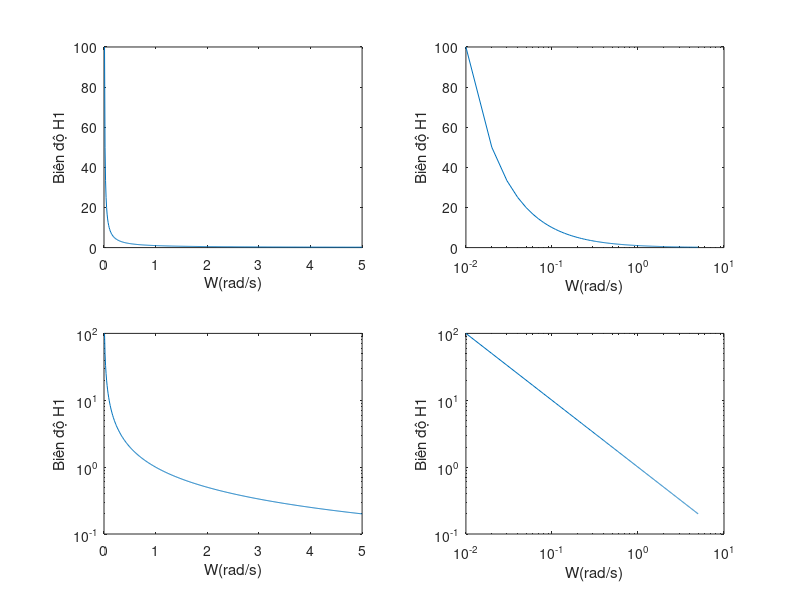
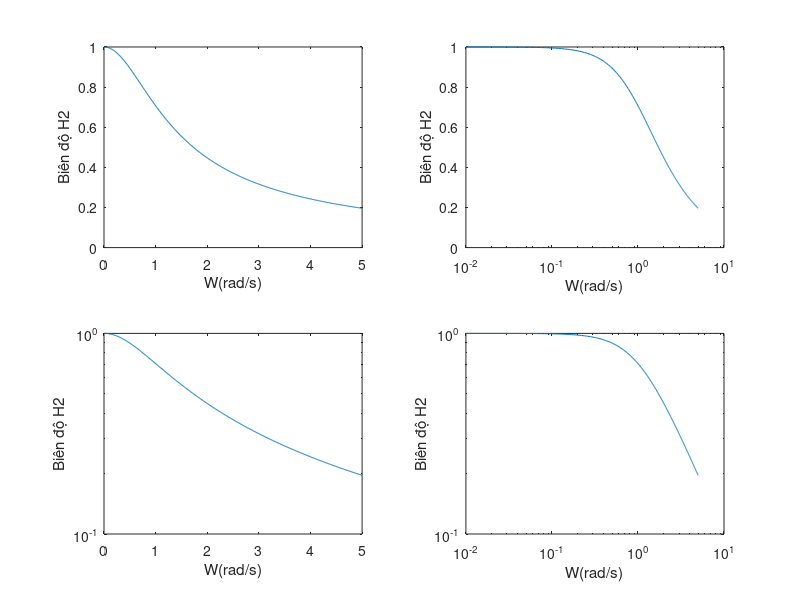

The MATLAB script that drew these images, in order:
%bai13
% NGUYỄN VĂN DŨNG- B21DCVT146
w = 0.01:0.01:5;
H1 = 1./(1j*w);
H2 = 1./(1+1j*w);

% Vẽ đồ thị của H1 trên cửa sổ 1
figure('Name', 'Biên độ H1');

subplot(2,2,1);
plot(w, abs(H1));
xlabel('W(rad/s)');
ylabel('Biên độ H1');

subplot(2,2,2);
semilogx(w, abs(H1));
xlabel('W(rad/s)');
ylabel('Biên độ H1');

subplot(2,2,3);
semilogy(w, abs(H1));
xlabel('W(rad/s)');
ylabel('Biên độ H1');

subplot(2,2,4);
loglog(w, abs(H1));
xlabel('W(rad/s)');
ylabel('Biên độ H1');

% Vẽ đồ thị của H2 trên cửa sổ 2
figure('Name', 'Biên độ H2');

subplot(2,2,1);
plot(w, abs(H2));
xlabel('W(rad/s)');
ylabel('Biên độ H2');

subplot(2,2,2);
semilogx(w, abs(H2));
xlabel('W(rad/s)');
ylabel('Biên độ H2');

subplot(2,2,3);
semilogy(w, abs(H2));
xlabel('W(rad/s)');
ylabel('Biên độ H2');

subplot(2,2,4);
loglog(w, abs(H2));
xlabel('W(rad/s)');
ylabel('Biên độ H2');

